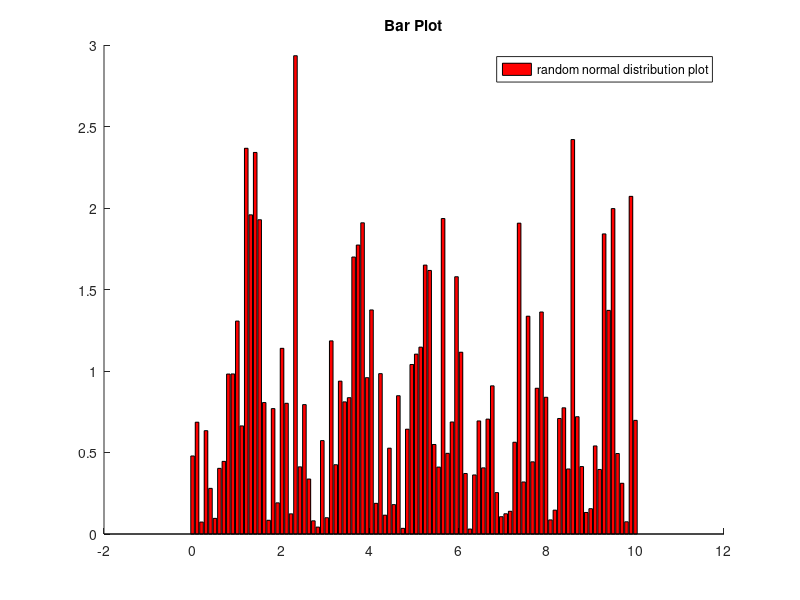
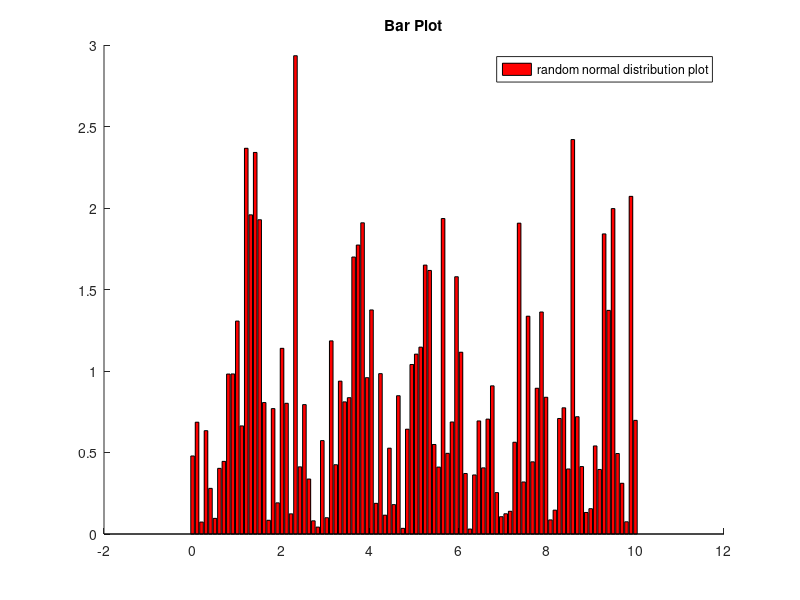

Source code (MATLAB) for these figures, in order:
%This script draws a bar plot.

clear all;
close all;
clc;
x = linspace(0,10, 100);
y = abs(randn(1,100));
fig = figure();
hold on;
bar(x,y, 'r');
legend("random normal distribution plot");
title("Bar Plot");
saveas(fig, 'barplot.png');
savefig (fig, 'barplot.fig', "compact");